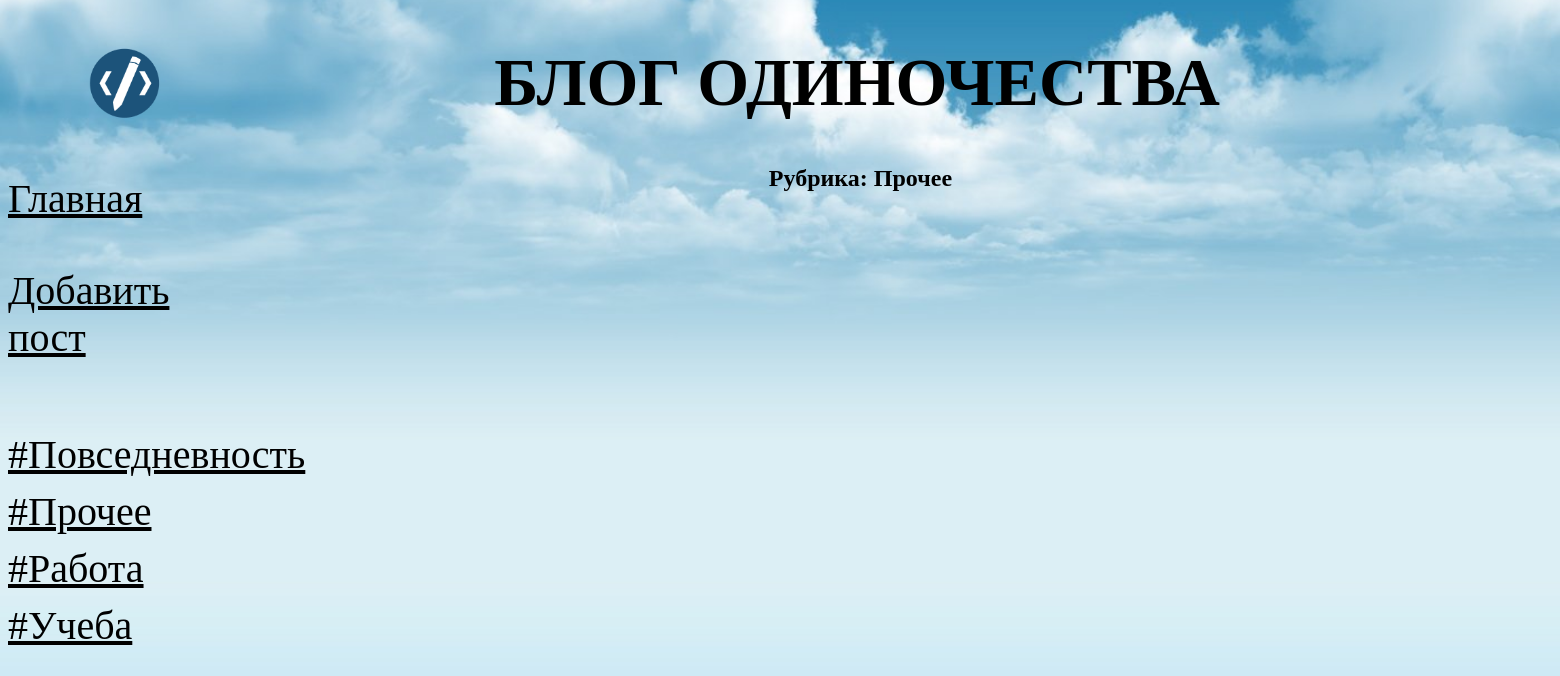
Before: /bboard/4/ with the older database file.
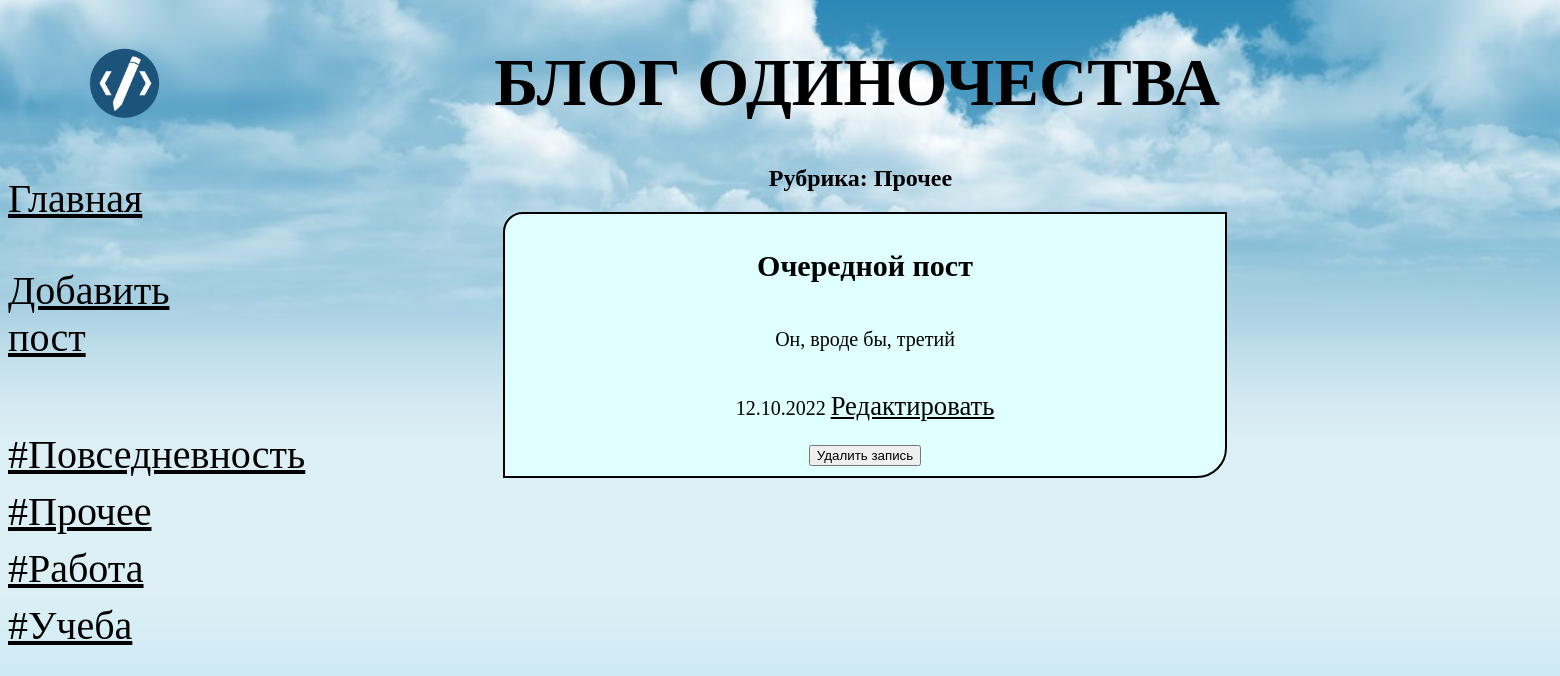
After: the same page with the newer database file.
### bboard/models.py (models this page shows, shortened)
class Rubric(models.Model):
    name = models.CharField(max_length=20, verbose_name="Название", db_index=True)
    class Meta:
        verbose_name_plural = "Рубрики"
        verbose_name = "Рубрика"
        ordering = ["name"]

class Bb(models.Model):
    title = models.CharField(max_length=50, verbose_name="Заголовок")
    content = models.TextField(null=True, blank=True, verbose_name="Описание")
    published = models.DateTimeField(
        auto_now_add=True, db_index=True, verbose_name="Опубликовано"
    )
    rubric = models.ForeignKey(
        "Rubric", null=True, on_delete=models.PROTECT, verbose_name="Рубрика"
    )
    class Meta:
        verbose_name_plural = "Посты"
        verbose_name = "Пост"
        ordering = ["-published"]

### bboard/views.py (the view)
# urls.py: path("<int:rubric_id>/",by_rubric, name='by_rubric'),
def by_rubric(request, rubric_id):
    bbs = Bb.objects.filter(rubric=rubric_id)
    rubrics = Rubric.objects.all()
    current_rubric = Rubric.objects.get(pk=rubric_id)
    context = {"bbs": bbs, "rubrics": rubrics, "current_rubric": current_rubric}
    return render(request, "bboard/by_rubric.html", context)

### bboard/templates/bboard/by_rubric.html (shortened to what this page needs)
{% extends "layout/basic.html" %}
{% block content %}
<h2 style="position: relative; left: 43%;">Рубрика: {{ current_rubric.name }}</h2>
{% for bb in bbs %}
<div class="post_block">
   <h2>{{ bb.title }}</h2>
   <p>{{ bb.content }}</p>
   <p>{{ bb.published|date:"d.m.Y" }} <a href="{% url 'post_edit' bb.id %}" class="redact_button">Редактировать</a></p>
   <form method="POST" action="{% url 'post_delete' bb.id %}">
      <button type="submit" >Удалить запись</button>
   </form>
</div>
{% endfor %}
{% endblock %}

### bboard/templates/layout/basic.html (shortened to what this page needs)
{% load static %}
<!DOCTYPE html>
<html>
   <head>
      <link rel="stylesheet" type="text/css"
      href="{% static 'bboard/style.css' %}">
   </head>
   <body>
      <header>
         <h1>Блог одиночества</h1>
      </header>
      <nav>
         <a href="{% url 'index' %}" class="pbutton">Главная</a>
         <br>
         <a href="{% url 'add' %}" class="pbutton">Добавить пост</a>
         <br>
         <br>
         {% for rubric in rubrics %}
         <a href="{% url 'by_rubric' rubric.pk %}" class="pbutton">
         #{{ rubric.name }}</a>
         {% endfor %}
      </nav>
      <section>
         {% block content %}
         {% endblock %}
      </section>
   </body>
</html>

Changed rows visible on the page:
added Bb: title "Очередной пост", content "Он, вроде бы, третий", published "12.10.2022"
